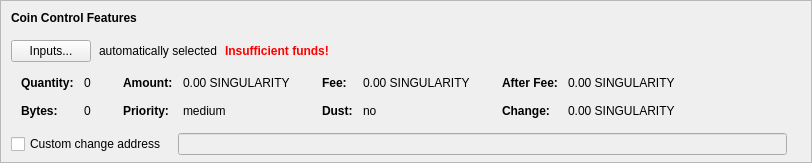
    <widget class="QFrame" name="frameCoinControl">
     <property name="sizePolicy">
      <sizepolicy hsizetype="Expanding" vsizetype="Expanding">
       <horstretch>0</horstretch>
       <verstretch>0</verstretch>
      </sizepolicy>
     </property>
     <property name="maximumSize">
      <size>
       <width>16777215</width>
       <height>16777215</height>
      </size>
     </property>
     <property name="frameShape">
      <enum>QFrame::StyledPanel</enum>
     </property>
     <property name="frameShadow">
      <enum>QFrame::Sunken</enum>
     </property>
     <layout class="QVBoxLayout" name="verticalLayoutCoinControl2">
      <property name="spacing">
       <number>0</number>
      </property>
      <property name="leftMargin">
       <number>0</number>
      </property>
      <property name="topMargin">
       <number>0</number>
      </property>
      <property name="rightMargin">
       <number>0</number>
      </property>
      <property name="bottomMargin">
       <number>6</number>
      </property>
      <item>
       <layout class="QVBoxLayout" name="verticalLayoutCoinControl" stretch="0,0,0,0,1">
        <property name="spacing">
         <number>0</number>
        </property>
        <property name="leftMargin">
         <number>10</number>
        </property>
        <property name="topMargin">
         <number>10</number>
        </property>
        <item>
         <layout class="QHBoxLayout" name="horizontalLayoutCoinControl1">
          <property name="bottomMargin">
           <number>15</number>
          </property>
          <item>
           <widget class="QLabel" name="labelCoinControlFeatures">
            <property name="sizePolicy">
             <sizepolicy hsizetype="Preferred" vsizetype="Maximum">
              <horstretch>0</horstretch>
              <verstretch>0</verstretch>
             </sizepolicy>
            </property>
            <property name="font">
             <font>
              <weight>75</weight>
              <bold>true</bold>
             </font>
            </property>
            <property name="styleSheet">
             <string notr="true">font-weight:bold;</string>
            </property>
            <property name="text">
             <string>Coin Control Features</string>
            </property>
           </widget>
          </item>
         </layout>
        </item>
        <item>
         <layout class="QHBoxLayout" name="horizontalLayoutCoinControl2" stretch="0,0,0,0">
          <property name="spacing">
           <number>8</number>
          </property>
          <property name="bottomMargin">
           <number>10</number>
          </property>
          <item>
           <widget class="QPushButton" name="pushButtonCoinControl">
            <property name="styleSheet">
             <string notr="true"/>
            </property>
            <property name="text">
             <string>Inputs...</string>
            </property>
            <property name="autoDefault">
             <bool>false</bool>
            </property>
           </widget>
          </item>
          <item>
           <widget class="QLabel" name="labelCoinControlAutomaticallySelected">
            <property name="text">
             <string>automatically selected</string>
            </property>
            <property name="margin">
             <number>5</number>
            </property>
           </widget>
          </item>
          <item>
           <widget class="QLabel" name="labelCoinControlInsuffFunds">
            <property name="font">
             <font>
              <weight>75</weight>
              <bold>true</bold>
             </font>
            </property>
            <property name="styleSheet">
             <string notr="true">color:red;font-weight:bold;</string>
            </property>
            <property name="text">
             <string>Insufficient funds!</string>
            </property>
            <property name="margin">
             <number>5</number>
            </property>
           </widget>
          </item>
          <item>
           <spacer name="horizontalSpacerCoinControl">
            <property name="orientation">
             <enum>Qt::Horizontal</enum>
            </property>
            <property name="sizeHint" stdset="0">
             <size>
              <width>40</width>
              <height>1</height>
             </size>
            </property>
           </spacer>
          </item>
         </layout>
        </item>
        <item>
         <widget class="QWidget" name="widgetCoinControl" native="true">
          <property name="sizePolicy">
           <sizepolicy hsizetype="Preferred" vsizetype="Preferred">
            <horstretch>0</horstretch>
            <verstretch>0</verstretch>
           </sizepolicy>
          </property>
          <property name="minimumSize">
           <size>
            <width>0</width>
            <height>0</height>
           </size>
          </property>
          <property name="styleSheet">
           <string notr="true"/>
          </property>
          <layout class="QHBoxLayout" name="horizontalLayoutCoinControl5">
           <property name="leftMargin">
            <number>0</number>
           </property>
           <property name="topMargin">
            <number>0</number>
           </property>
           <property name="rightMargin">
            <number>0</number>
           </property>
           <property name="bottomMargin">
            <number>0</number>
           </property>
           <item>
            <layout class="QHBoxLayout" name="horizontalLayoutCoinControl3" stretch="0,0,0,1">
             <property name="spacing">
              <number>20</number>
             </property>
             <property name="topMargin">
              <number>0</number>
             </property>
             <property name="bottomMargin">
              <number>10</number>
             </property>
             <item>
              <layout class="QFormLayout" name="formLayoutCoinControl1">
               <property name="horizontalSpacing">
                <number>10</number>
               </property>
               <property name="verticalSpacing">
                <number>14</number>
               </property>
               <property name="leftMargin">
                <number>10</number>
               </property>
               <property name="topMargin">
                <number>4</number>
               </property>
               <property name="rightMargin">
                <number>6</number>
               </property>
               <item row="0" column="0">
                <widget class="QLabel" name="labelCoinControlQuantityText">
                 <property name="font">
                  <font>
                   <weight>75</weight>
                   <bold>true</bold>
                  </font>
                 </property>
                 <property name="text">
                  <string>Quantity:</string>
                 </property>
                 <property name="margin">
                  <number>0</number>
                 </property>
                </widget>
               </item>
               <item row="0" column="1">
                <widget class="QLabel" name="labelCoinControlQuantity">
                 <property name="cursor">
                  <cursorShape>IBeamCursor</cursorShape>
                 </property>
                 <property name="contextMenuPolicy">
                  <enum>Qt::ActionsContextMenu</enum>
                 </property>
                 <property name="text">
                  <string notr="true">0</string>
                 </property>
                 <property name="margin">
                  <number>0</number>
                 </property>
                 <property name="textInteractionFlags">
                  <set>Qt::LinksAccessibleByMouse|Qt::TextSelectableByKeyboard|Qt::TextSelectableByMouse</set>
                 </property>
                </widget>
               </item>
               <item row="1" column="0">
                <widget class="QLabel" name="labelCoinControlBytesText">
                 <property name="font">
                  <font>
                   <weight>75</weight>
                   <bold>true</bold>
                  </font>
                 </property>
                 <property name="text">
                  <string>Bytes:</string>
                 </property>
                </widget>
               </item>
               <item row="1" column="1">
                <widget class="QLabel" name="labelCoinControlBytes">
                 <property name="cursor">
                  <cursorShape>IBeamCursor</cursorShape>
                 </property>
                 <property name="contextMenuPolicy">
                  <enum>Qt::ActionsContextMenu</enum>
                 </property>
                 <property name="text">
                  <string notr="true">0</string>
                 </property>
                 <property name="textInteractionFlags">
                  <set>Qt::LinksAccessibleByMouse|Qt::TextSelectableByKeyboard|Qt::TextSelectableByMouse</set>
                 </property>
                </widget>
               </item>
              </layout>
             </item>
             <item>
              <layout class="QFormLayout" name="formLayoutCoinControl2">
               <property name="horizontalSpacing">
                <number>10</number>
               </property>
               <property name="verticalSpacing">
                <number>14</number>
               </property>
               <property name="leftMargin">
                <number>6</number>
               </property>
               <property name="topMargin">
                <number>4</number>
               </property>
               <property name="rightMargin">
                <number>6</number>
               </property>
               <item row="0" column="0">
                <widget class="QLabel" name="labelCoinControlAmountText">
                 <property name="font">
                  <font>
                   <weight>75</weight>
                   <bold>true</bold>
                  </font>
                 </property>
                 <property name="text">
                  <string>Amount:</string>
                 </property>
                 <property name="margin">
                  <number>0</number>
                 </property>
                </widget>
               </item>
               <item row="0" column="1">
                <widget class="QLabel" name="labelCoinControlAmount">
                 <property name="cursor">
                  <cursorShape>IBeamCursor</cursorShape>
                 </property>
                 <property name="contextMenuPolicy">
                  <enum>Qt::ActionsContextMenu</enum>
                 </property>
                 <property name="text">
                  <string notr="true">0.00 SINGULARITY</string>
                 </property>
                 <property name="textInteractionFlags">
                  <set>Qt::LinksAccessibleByMouse|Qt::TextSelectableByKeyboard|Qt::TextSelectableByMouse</set>
                 </property>
                </widget>
               </item>
               <item row="1" column="0">
                <widget class="QLabel" name="labelCoinControlPriorityText">
                 <property name="font">
                  <font>
                   <weight>75</weight>
                   <bold>true</bold>
                  </font>
                 </property>
                 <property name="text">
                  <string>Priority:</string>
                 </property>
                </widget>
               </item>
               <item row="1" column="1">
                <widget class="QLabel" name="labelCoinControlPriority">
                 <property name="cursor">
                  <cursorShape>IBeamCursor</cursorShape>
                 </property>
                 <property name="contextMenuPolicy">
                  <enum>Qt::ActionsContextMenu</enum>
                 </property>
                 <property name="text">
                  <string>medium</string>
                 </property>
                 <property name="textInteractionFlags">
                  <set>Qt::LinksAccessibleByMouse|Qt::TextSelectableByKeyboard|Qt::TextSelectableByMouse</set>
                 </property>
                </widget>
               </item>
              </layout>
             </item>
             <item>
              <layout class="QFormLayout" name="formLayoutCoinControl3">
               <property name="horizontalSpacing">
                <number>10</number>
               </property>
               <property name="verticalSpacing">
                <number>14</number>
               </property>
               <property name="leftMargin">
                <number>6</number>
               </property>
               <property name="topMargin">
                <number>4</number>
               </property>
               <property name="rightMargin">
                <number>6</number>
               </property>
               <item row="0" column="0">
                <widget class="QLabel" name="labelCoinControlFeeText">
                 <property name="font">
                  <font>
                   <weight>75</weight>
                   <bold>true</bold>
                  </font>
                 </property>
                 <property name="text">
                  <string>Fee:</string>
                 </property>
                 <property name="margin">
                  <number>0</number>
                 </property>
                </widget>
               </item>
               <item row="0" column="1">
                <widget class="QLabel" name="labelCoinControlFee">
                 <property name="cursor">
                  <cursorShape>IBeamCursor</cursorShape>
                 </property>
                 <property name="contextMenuPolicy">
                  <enum>Qt::ActionsContextMenu</enum>
                 </property>
                 <property name="text">
                  <string notr="true">0.00 SINGULARITY</string>
                 </property>
                 <property name="textInteractionFlags">
                  <set>Qt::LinksAccessibleByMouse|Qt::TextSelectableByKeyboard|Qt::TextSelectableByMouse</set>
                 </property>
                </widget>
               </item>
               <item row="1" column="0">
                <widget class="QLabel" name="labelCoinControlLowOutputText">
                 <property name="font">
                  <font>
                   <weight>75</weight>
                   <bold>true</bold>
                  </font>
                 </property>
                 <property name="text">
                  <string>Dust:</string>
                 </property>
                </widget>
               </item>
               <item row="1" column="1">
                <widget class="QLabel" name="labelCoinControlLowOutput">
                 <property name="cursor">
                  <cursorShape>IBeamCursor</cursorShape>
                 </property>
                 <property name="contextMenuPolicy">
                  <enum>Qt::ActionsContextMenu</enum>
                 </property>
                 <property name="text">
                  <string>no</string>
                 </property>
                 <property name="textInteractionFlags">
                  <set>Qt::LinksAccessibleByMouse|Qt::TextSelectableByKeyboard|Qt::TextSelectableByMouse</set>
                 </property>
                </widget>
               </item>
              </layout>
             </item>
             <item>
              <layout class="QFormLayout" name="formLayoutCoinControl4">
               <property name="horizontalSpacing">
                <number>10</number>
               </property>
               <property name="verticalSpacing">
                <number>14</number>
               </property>
               <property name="leftMargin">
                <number>6</number>
               </property>
               <property name="topMargin">
                <number>4</number>
               </property>
               <property name="rightMargin">
                <number>6</number>
               </property>
               <item row="0" column="0">
                <widget class="QLabel" name="labelCoinControlAfterFeeText">
                 <property name="font">
                  <font>
                   <weight>75</weight>
                   <bold>true</bold>
                  </font>
                 </property>
                 <property name="text">
                  <string>After Fee:</string>
                 </property>
                 <property name="margin">
                  <number>0</number>
                 </property>
                </widget>
               </item>
               <item row="0" column="1">
                <widget class="QLabel" name="labelCoinControlAfterFee">
                 <property name="cursor">
                  <cursorShape>IBeamCursor</cursorShape>
                 </property>
                 <property name="contextMenuPolicy">
                  <enum>Qt::ActionsContextMenu</enum>
                 </property>
                 <property name="text">
                  <string notr="true">0.00 SINGULARITY</string>
                 </property>
                 <property name="textInteractionFlags">
                  <set>Qt::LinksAccessibleByMouse|Qt::TextSelectableByKeyboard|Qt::TextSelectableByMouse</set>
                 </property>
                </widget>
               </item>
               <item row="1" column="0">
                <widget class="QLabel" name="labelCoinControlChangeText">
                 <property name="font">
                  <font>
                   <weight>75</weight>
                   <bold>true</bold>
                  </font>
                 </property>
                 <property name="text">
                  <string>Change:</string>
                 </property>
                </widget>
               </item>
               <item row="1" column="1">
                <widget class="QLabel" name="labelCoinControlChange">
                 <property name="cursor">
                  <cursorShape>IBeamCursor</cursorShape>
                 </property>
                 <property name="contextMenuPolicy">
                  <enum>Qt::ActionsContextMenu</enum>
                 </property>
                 <property name="text">
                  <string notr="true">0.00 SINGULARITY</string>
                 </property>
                 <property name="textInteractionFlags">
                  <set>Qt::LinksAccessibleByMouse|Qt::TextSelectableByKeyboard|Qt::TextSelectableByMouse</set>
                 </property>
                </widget>
               </item>
              </layout>
             </item>
            </layout>
           </item>
          </layout>
         </widget>
        </item>
        <item>
         <layout class="QHBoxLayout" name="horizontalLayoutCoinControl4" stretch="0,0,0">
          <property name="spacing">
           <number>12</number>
          </property>
          <property name="sizeConstraint">
           <enum>QLayout::SetDefaultConstraint</enum>
          </property>
          <property name="topMargin">
           <number>5</number>
          </property>
          <property name="rightMargin">
           <number>5</number>
          </property>
          <item>
           <widget class="QCheckBox" name="checkBoxCoinControlChange">
            <property name="toolTip">
             <string>If this is activated, but the change address is empty or invalid, change will be sent to a newly generated address.</string>
            </property>
            <property name="text">
             <string>Custom change address</string>
            </property>
           </widget>
          </item>
          <item>
           <widget class="QValidatedLineEdit" name="lineEditCoinControlChange">
            <property name="enabled">
             <bool>false</bool>
            </property>
            <property name="sizePolicy">
             <sizepolicy hsizetype="Expanding" vsizetype="Fixed">
              <horstretch>0</horstretch>
              <verstretch>0</verstretch>
             </sizepolicy>
            </property>
           </widget>
          </item>
          <item>
           <widget class="QLabel" name="labelCoinControlChangeLabel">
            <property name="sizePolicy">
             <sizepolicy hsizetype="Preferred" vsizetype="Expanding">
              <horstretch>0</horstretch>
              <verstretch>0</verstretch>
             </sizepolicy>
            </property>
            <property name="minimumSize">
             <size>
              <width>0</width>
              <height>0</height>
             </size>
            </property>
            <property name="text">
             <string/>
            </property>
            <property name="margin">
             <number>3</number>
            </property>
           </widget>
          </item>
         </layout>
        </item>
        <item>
         <spacer name="verticalSpacerCoinControl">
          <property name="orientation">
           <enum>Qt::Vertical</enum>
          </property>
          <property name="sizeHint" stdset="0">
           <size>
            <width>800</width>
            <height>1</height>
           </size>
          </property>
         </spacer>
        </item>
       </layout>
      </item>
     </layout>
    </widget>
